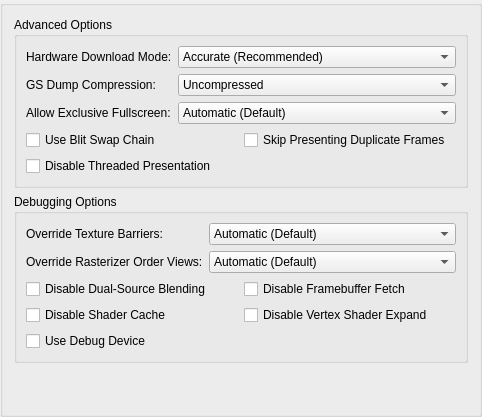
     <widget class="QGroupBox" name="advancedTab">
      <attribute name="title">
       <string extracomment="Advanced here refers to the advanced graphics options.">Advanced</string>
      </attribute>
      <layout class="QVBoxLayout" name="verticalLayout_2">
       <item>
        <widget class="QGroupBox" name="advancedOptions">
         <property name="title">
          <string>Advanced Options</string>
         </property>
         <layout class="QFormLayout" name="advancedOptionsFormLayout">
          <item row="0" column="0">
           <widget class="QLabel" name="label_42">
            <property name="text">
             <string>Hardware Download Mode:</string>
            </property>
           </widget>
          </item>
          <item row="0" column="1">
           <widget class="QComboBox" name="gsDownloadMode">
            <item>
             <property name="text">
              <string>Accurate (Recommended)</string>
             </property>
            </item>
            <item>
             <property name="text">
              <string>Disable Readbacks (Synchronize GS Thread)</string>
             </property>
            </item>
            <item>
             <property name="text">
              <string>Unsynchronized (Non-Deterministic)</string>
             </property>
            </item>
            <item>
             <property name="text">
              <string>Disabled (Ignore Transfers)</string>
             </property>
            </item>
           </widget>
          </item>
          <item row="1" column="0">
           <widget class="QLabel" name="label_34">
            <property name="text">
             <string>GS Dump Compression:</string>
            </property>
           </widget>
          </item>
          <item row="1" column="1">
           <widget class="QComboBox" name="gsDumpCompression">
            <item>
             <property name="text">
              <string>Uncompressed</string>
             </property>
            </item>
            <item>
             <property name="text">
              <string>LZMA (xz)</string>
             </property>
            </item>
            <item>
             <property name="text">
              <string>Zstandard (zst)</string>
             </property>
            </item>
           </widget>
          </item>
          <item row="3" column="0" colspan="2">
           <layout class="QGridLayout" name="gridLayout_9">
            <item row="0" column="1">
             <widget class="QCheckBox" name="skipPresentingDuplicateFrames">
              <property name="text">
               <string>Skip Presenting Duplicate Frames</string>
              </property>
             </widget>
            </item>
            <item row="0" column="0">
             <widget class="QCheckBox" name="useBlitSwapChain">
              <property name="text">
               <string extracomment="Blit = a data operation. You might want to write it as-is, but fully uppercased. More information: https://en.wikipedia.org/wiki/Bit_blit \nSwap chain: see Microsoft's Terminology Portal.">Use Blit Swap Chain</string>
              </property>
             </widget>
            </item>
            <item row="1" column="0">
             <widget class="QCheckBox" name="threadedPresentation">
              <property name="text">
               <string>Disable Threaded Presentation</string>
              </property>
             </widget>
            </item>
           </layout>
          </item>
          <item row="2" column="0">
           <widget class="QLabel" name="label_48">
            <property name="text">
             <string>Allow Exclusive Fullscreen:</string>
            </property>
           </widget>
          </item>
          <item row="2" column="1">
           <widget class="QComboBox" name="exclusiveFullscreenControl">
            <item>
             <property name="text">
              <string>Automatic (Default)</string>
             </property>
            </item>
            <item>
             <property name="text">
              <string>Disallowed</string>
             </property>
            </item>
            <item>
             <property name="text">
              <string>Allowed</string>
             </property>
            </item>
           </widget>
          </item>
         </layout>
        </widget>
       </item>
       <item>
        <widget class="QGroupBox" name="debuggingOptions">
         <property name="title">
          <string>Debugging Options</string>
         </property>
         <layout class="QFormLayout" name="debuggingOptionsFormLayout">
          <item row="0" column="0">
           <widget class="QLabel" name="label_19">
            <property name="text">
             <string>Override Texture Barriers:</string>
            </property>
           </widget>
          </item>
          <item row="0" column="1">
           <widget class="QComboBox" name="overrideTextureBarriers">
            <item>
             <property name="text">
              <string>Automatic (Default)</string>
             </property>
            </item>
            <item>
             <property name="text">
              <string>Force Disabled</string>
             </property>
            </item>
            <item>
             <property name="text">
              <string>Force Enabled</string>
             </property>
            </item>
           </widget>
          </item>
          <item row="2" column="0" colspan="2">
           <layout class="QGridLayout" name="gridLayout_7">
            <item row="0" column="1">
             <widget class="QCheckBox" name="disableFramebufferFetch">
              <property name="text">
               <string>Disable Framebuffer Fetch</string>
              </property>
             </widget>
            </item>
            <item row="0" column="0">
             <widget class="QCheckBox" name="disableDualSource">
              <property name="text">
               <string>Disable Dual-Source Blending</string>
              </property>
             </widget>
            </item>
            <item row="1" column="0">
             <widget class="QCheckBox" name="disableShaderCache">
              <property name="text">
               <string>Disable Shader Cache</string>
              </property>
             </widget>
            </item>
            <item row="2" column="0">
             <widget class="QCheckBox" name="useDebugDevice">
              <property name="text">
               <string>Use Debug Device</string>
              </property>
             </widget>
            </item>
            <item row="1" column="1">
             <widget class="QCheckBox" name="disableVertexShaderExpand">
              <property name="text">
               <string>Disable Vertex Shader Expand</string>
              </property>
             </widget>
            </item>
           </layout>
          </item>
          <item row="1" column="0">
           <widget class="QLabel" name="label_49">
            <property name="text">
             <string>Override Rasterizer Order Views:</string>
            </property>
           </widget>
          </item>
          <item row="1" column="1">
           <widget class="QComboBox" name="overrideRasterizerOrderViews">
            <item>
             <property name="text">
              <string>Automatic (Default)</string>
             </property>
            </item>
            <item>
             <property name="text">
              <string>Force Disabled</string>
             </property>
            </item>
            <item>
             <property name="text">
              <string>Force Enabled</string>
             </property>
            </item>
           </widget>
          </item>
         </layout>
        </widget>
       </item>
       <item>
        <spacer name="verticalSpacer_2">
         <property name="orientation">
          <enum>Qt::Vertical</enum>
         </property>
         <property name="sizeHint" stdset="0">
          <size>
           <width>20</width>
           <height>40</height>
          </size>
         </property>
        </spacer>
       </item>
      </layout>
     </widget>
